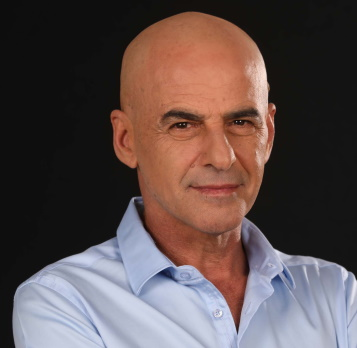
#> input picture Lesson2/DoronOrig.jpg, 357 x 348 px
$ python TestPillow.py
#> lines starting #> are read from the running program, lines starting #| are printed output that depends on the picture
from PIL import Image, ImageFilter
# Pillow tutorials:
# https://pillow.readthedocs.io/en/3.0.x/handbook/tutorial.html

orig_image = Image.open("DoronOrig.jpg")
#> orig_image is the input picture: PIL image 357x348 RGB; mean R, G, B 93.5, 78.2, 77.2
grayscale = orig_image.convert('L')
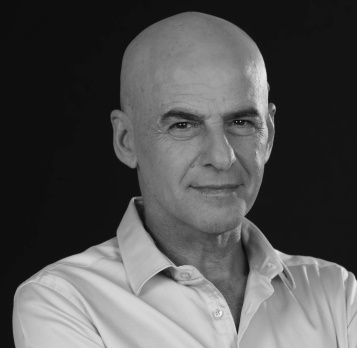
#> grayscale: PIL image 357x348 L; min 6, max 247, mean 82.7
# grayscale.show()
grayscale.save('DoronGray.jpg')
blur_image = orig_image.filter(ImageFilter.GaussianBlur)
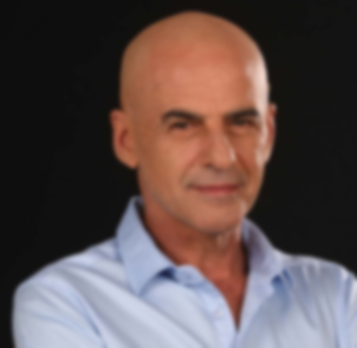
#> blur_image: PIL image 357x348 RGB; mean R, G, B 93.5, 78.2, 77.2
blur_image.save('DoronBlur.jpg')
contour_image = orig_image.filter(ImageFilter.CONTOUR)
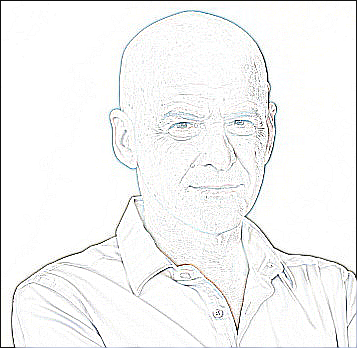
#> contour_image: PIL image 357x348 RGB; mean R, G, B 245.4, 245.8, 245.5
contour_image.save('DoronContour.jpg')
